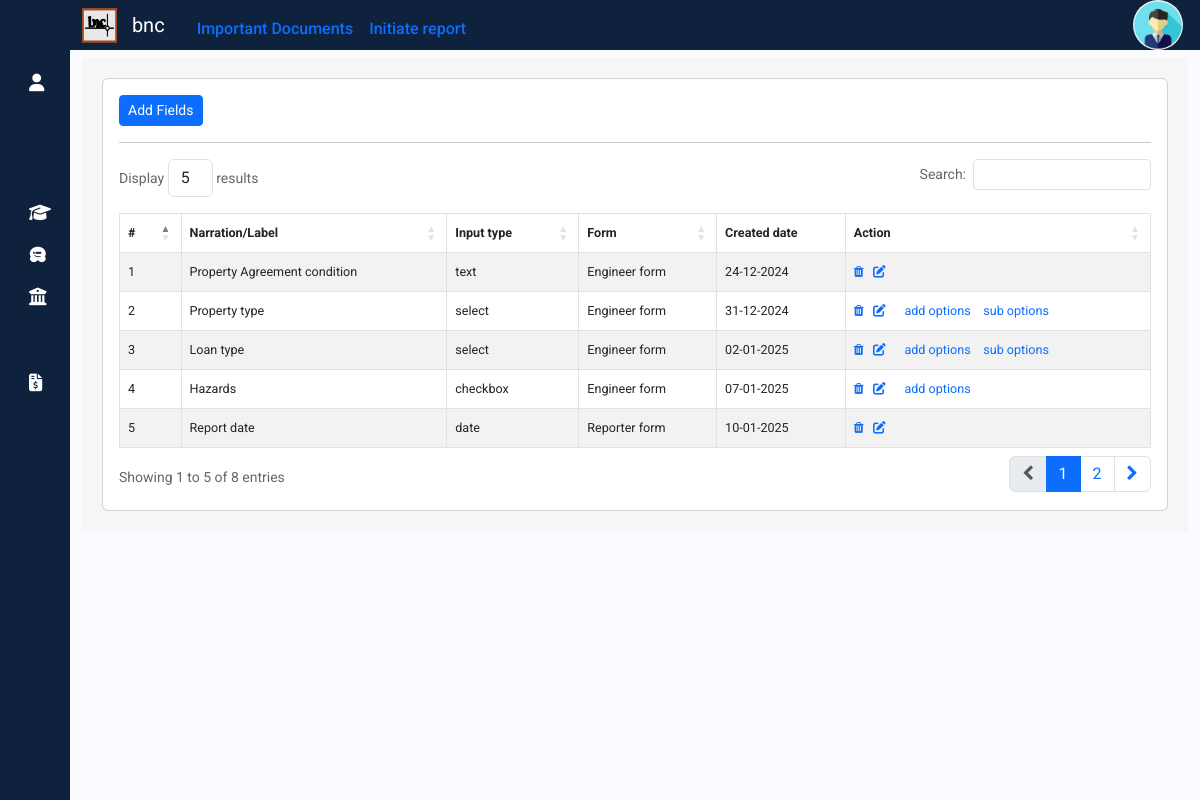
/propval/engdynamicfield, run on the app's committed database.
### propval/models.py (models this page shows, shortened)
class EngDynamicField(models.Model):
    INPUT_CHOICES = [
        ('text', 'Text'),
        ('textarea', 'Textarea'),
        ('datetime', 'DateTime'),
        ('email', 'Email'),
        ('number', 'Number'),
    ]
    label = models.CharField(max_length=100)
    input_type = models.CharField(max_length=50)
    suboption = models.BooleanField(default=False)
    form_type = models.CharField(max_length=50)
    active = models.BooleanField(default=True)
    timestamp = models.DateTimeField(auto_now_add=True)

### propval/views.py (the view, shortened to what this page needs)
# urls.py: path('engdynamicfield',views.engdynamicfield,name='engdynamicfield'),
def engdynamicfield(request):
    context = {
        'api_base_url': settings.API_BASE_URL,
    }
    try:
        engdynamicfields = EngDynamicField.objects.exclude(active=False)
        if not engdynamicfields.exists():  # Check if there are any records
            print("No records found.")
    except Exception as e:
        engdynamicfields=[]
        print(f"An error occurred: {e}")
    options = EngFormOptionValues.objects.all()
    return render(request, 'engdynamicfield.html', {'engdynamicfields': engdynamicfields,'context': context, 'options': options})

### templates/engdynamicfield.html (shortened to what this page needs)
{% extends "sidebar.html" %}
{% load static %}
{% block content %}
<div class="container-fluid my-2" >
  <div class="container" style="display:block; background-color:#f6f6f6; padding:20px 20px 20px;">
    <div class="row">
      <div class="col-md-12">
        <div class="card">
          <div class="card-body">
            <a class="btn btn-primary btn-sm" id="impdocaddbtn" onclick="addimpdoc()">Add Fields</a>
            <hr>
            <table id="impdoctable" class="table table-hover table-striped table-bordered" style="font-size: 90%;">
              <thead>
                <tr>
                  <th scope="col">#</th>
                  <th scope="col">Narration/Label</th>
                  <th scope="col">Input type</th>
                  <th scope="col">Form</th>
                  <th scope="col">Created date</th>
                  <th scope="col">Action </th>
                </tr>
              </thead>
              <tbody>
                {% for recrep in engdynamicfields %}
                  <tr id="imp{{recrep.id}}" >
                  <td  scope="row">{{forloop.counter}}</td>
                  <td id="docnarration" class="docnarration" >{{recrep.label}}</td>
                  <td id="doctype" class="doclink" >{{recrep.input_type}}</td>
                  <td id="formtype" class="formdoclink" >{{recrep.form_type}}</td>
                  <td  >{{recrep.timestamp|date:"d-m-Y"}}</td>
                  <td><a class="impdocdelete" data-url="{% url 'engdynamicfielddelete' recrep.id %}" href="" title="Delete">
                    <i class="fa fa-trash" aria-hidden="true"></i></a>&nbsp;&nbsp;
                    <a type="button"  class="edit-btn" title="Edit" id="" >
                      <i class="fas fa-edit action-icon " ></i>
                    </a>&nbsp;&nbsp;
                    {% if recrep.input_type == 'select' or recrep.input_type == 'checkbox' %}
                    <a type="button"   class="" title="add remove options" onclick="addoptionvalue('{{recrep.label}}','{{recrep.id}}')" >
                      add options
                    </a>
                     {% endif %}
                    {% if recrep.input_type == 'select'  %}
                    <a type="button"   class="" title="add remove sub options" onclick="addsuboptionvalue('{{recrep.label}}','{{recrep.id}}')" >
                      &nbsp;&nbsp; sub options
                    </a>
                     {% endif %}
                  </td>
                  </tr>
                {% endfor %}
              </tbody>
            </table>
          </div>
        </div>
      </div>
    </div>
  </div>
</div>
{% endblock %}

### propval/static/css/sidebarstyle.css (style rules this page uses)
a { text-decoration: none; }
body { font-family: 'Poppins', sans-serif; }

### reception/static/css/formstyle.css (style rules this page uses)
html, body { min-height: 100%; }
body, div, form, input, select, textarea, p { padding: 0; margin: 0; outline: none; font-family: Roboto, Arial, sans-serif; font-size: 14px; color: #666; line-height: 22px; }

### data on the page
EngDynamicField: label "Property Agreement condition", input_type "text", form_type "Engineer form", timestamp "24-12-2024"
EngDynamicField: label "Property type", input_type "select", form_type "Engineer form", timestamp "31-12-2024"
EngDynamicField: label "Loan type", input_type "select", form_type "Engineer form", timestamp "02-01-2025"
EngDynamicField: label "Hazards", input_type "checkbox", form_type "Engineer form", timestamp "07-01-2025"
EngDynamicField: label "Report date", input_type "date", form_type "Reporter form", timestamp "10-01-2025"
